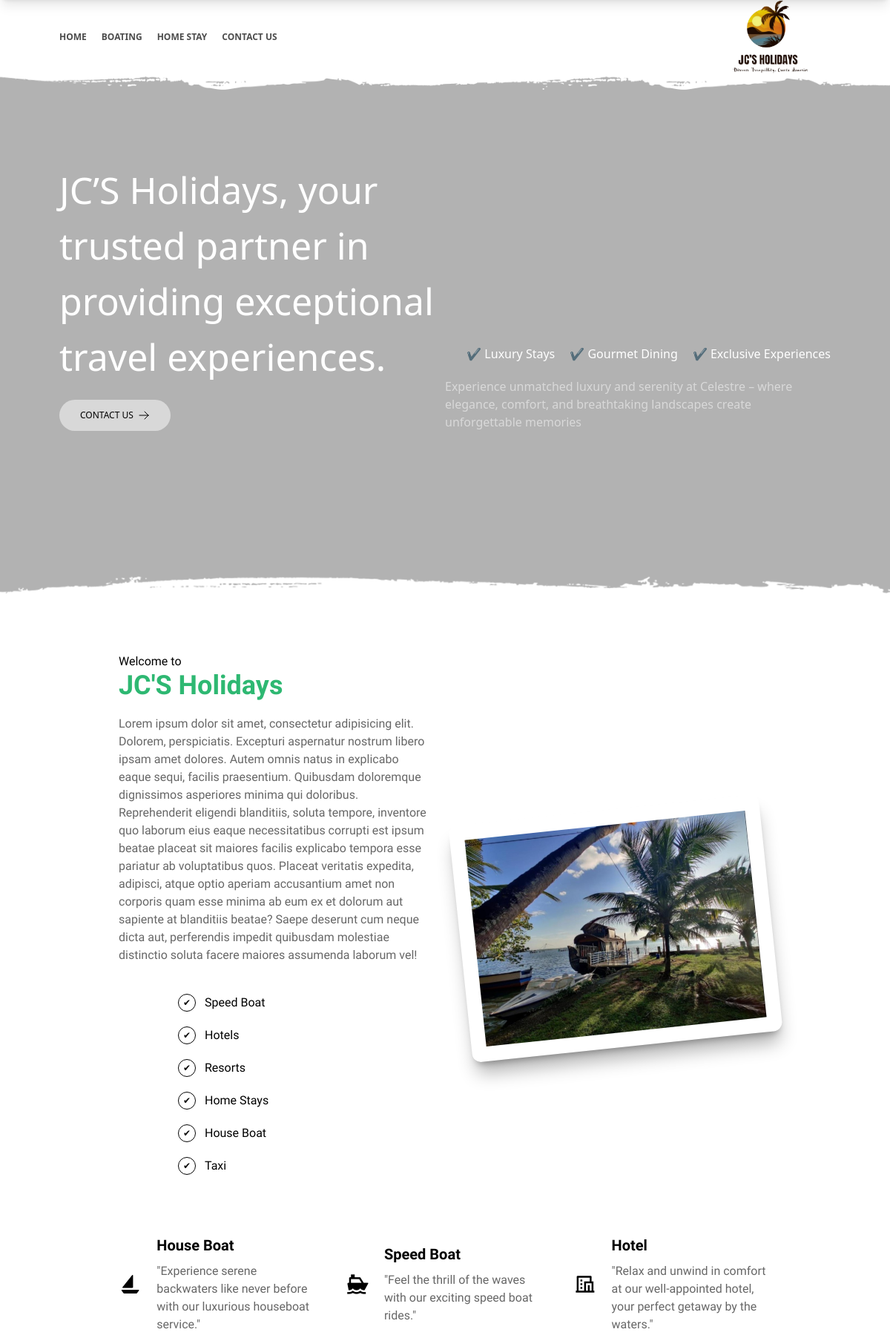
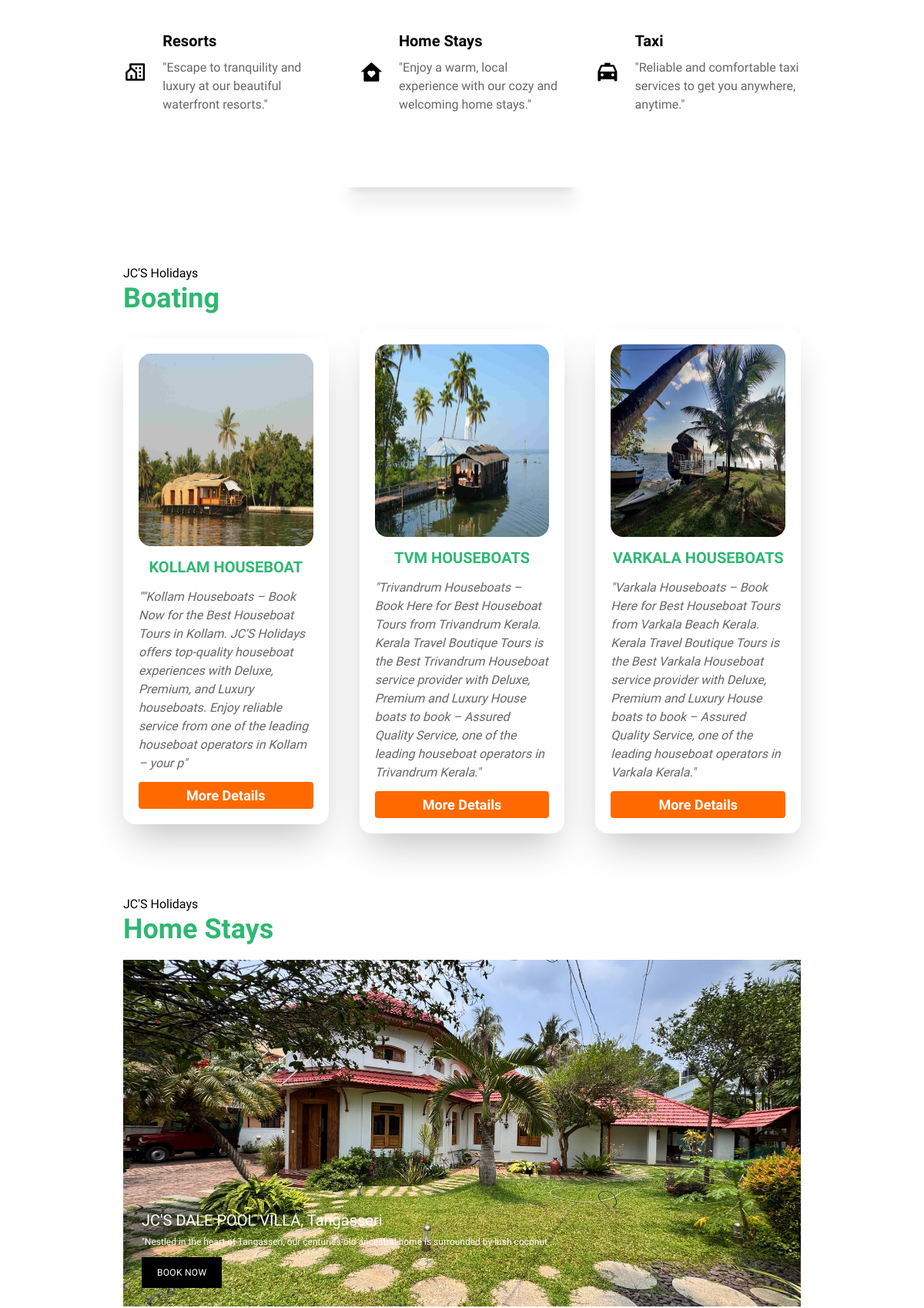
The page / (upper part) on the database its author committed (2 pictures, top to bottom).
### myapp/models.py (models this page shows, shortened)
class Boat(models.Model):
    slug = models.SlugField(unique=True)
    name = models.CharField(max_length=255)
    image = models.ImageField(upload_to='bots/', default=1)
    video_link = models.CharField(max_length=1255, default=1)
    short_desc = models.TextField(max_length=1255)

class Property(models.Model):
    slug = models.SlugField(unique=True)
    name = models.CharField(max_length=255)
    image = models.ImageField(upload_to='property/')
    short_desc = models.TextField(max_length=1255)

class ThumbnailImages(models.Model):
    section = models.ForeignKey(Property, on_delete=models.CASCADE, related_name='thumbnail')
    image = models.ImageField(upload_to='property/')

class DiscoverSection(models.Model):
    section = models.ForeignKey(Property, on_delete=models.CASCADE, related_name='discover')
    place_name = models.CharField(max_length=300)
    why_choose_place = models.TextField()

### myapp/views.py (the view)
# urls.py: path('', views.index, name='boat'),
def index(request):
    boats= Boat.objects.all()
    property = Property.objects.all()
    return render(request, 'index.html', {
        'boats': boats,
        'property': property,
    })

### templates/index.html (shortened to what this page needs)
{% load static %}
<!DOCTYPE html>
<html lang="en" class="scroll-smooth">
<head>
    <link href="https://cdn.jsdelivr.net/npm/remixicon@4.5.0/fonts/remixicon.css" rel="stylesheet"/>
    <link rel="stylesheet" href="{% static "css/main.css" %}">
    <link rel="stylesheet" href="{% static "css/style.css" %}">
</head>
<body class="overflow-x-hidden">
    <header>
        <div class="h-screen sm:h-[110vh] bg-cover bg-center relative">
            <video autoplay muted loop class="absolute top-0 left-0 w-full h-full object-cover">
                <source src="{% static "images/bg-vid-3.mp4" %}" type="video/mp4">
            </video>
            <div class="absolute top-0 left-0 w-full h-full bg-black opacity-30"></div>
            <div class="absolute top-0 z-10">
                <div class="flex flex-col">
                    <div class="h-[100px] bg-white w-screen px-5 sm:px-20 flex justify-between items-center text-[12px] font-bold text-black/70">
                        <div class="hidden md:flex gap-5">
                            <a class="hover:text-black transition ease-in duration-300 hover:text-shadow" href="">HOME</a>
                            <a class="hover:text-black transition ease-in duration-300 hover:text-shadow" href="#boating">BOATING</a>
                            <a class="hover:text-black transition ease-in duration-300 hover:text-shadow" href="#home">HOME STAY</a>
                            <a class="hover:text-black transition ease-in duration-300 hover:text-shadow" href="contact/">CONTACT US</a>
                        </div>
                        <img class="h-[100px]" src="{% static "images/jh.png" %}" alt="">
                    </div>
                    <div class="">
                        <img class="w-screen" src="{% static "images/bg-sldr.png" %}" alt="">
                    </div>
                </div>
            </div>
            <div class="absolute text-white flex h-full justify-center items-center">
                <div class="grid grid-cols-1 sm:grid-cols-2 mx-5 mt-30 sm:mx-20 sm:my-0 gap-10 sm:gap-0">
                    <div class="flex flex-col gap-10 sm:gap-5 mb-5 sm:mb-0">
                        <h1 class="text-[30px] sm:text-[50px] text-left heading">
                            JC’S Holidays, your trusted partner in providing exceptional travel experiences.
                        </h1>
                        <div class="w-[150px] bg-white/50 text-black px-7 py-3 rounded-full hover:bg-black/50 hover:text-white transition duration-300 text-[12px] font-medium flex justify-between items-center">
                            <a href="#contact">
                                CONTACT US
                            </a>
                            <svg xmlns="http://www.w3.org/2000/svg" fill="none" viewBox="0 0 24 24" stroke-width="1.5" stroke="currentColor" class="size-4">
                                <path stroke-linecap="round" stroke-linejoin="round" d="M13.5 4.5 21 12m0 0-7.5 7.5M21 12H3" />
                            </svg>
                        </div>
                    </div>
                    <div class="flex flex-col justify-end gap-10 sm:gap-5">
                        <div class="hidden sm:flex gap-5 justify-end heading">
                            <h1> &#10004; Luxury Stays</h1>
                            <h1> &#10004; Gourmet Dining</h1>
                            <h1> &#10004; Exclusive Experiences</h1>
                        </div>
                        <p class="text-left text-white/50">Experience unmatched luxury and serenity at Celestre – where elegance, comfort, and breathtaking landscapes create unforgettable memories</p>
                    </div>
                </div>
            </div>
            <div class="absolute bottom-0">
                <img class="w-screen" src="{% static "images/bg-nav.png" %}" alt="">
            </div>
        </div>
    </header>
    <div class="mx-5 sm:mx-40 my-10 sm:my-20 con">
        <div class="grid sm:grid-cols-2 gap-10">
            <div class="">
                <h4 class="">Welcome to</h4>
                <h5 class="text-4xl font-bold plex text-[#2eb872] mb-5">JC'S Holidays</h5>
                <p class="text-black/60">Lorem ipsum dolor sit amet, consectetur adipisicing elit. Dolorem, perspiciatis. Excepturi aspernatur nostrum libero ipsam amet dolores. Autem omnis natus in explicabo eaque sequi, facilis praesentium. Quibusdam doloremque dignissimos asperiores minima qui doloribus. Reprehenderit eligendi blanditiis, soluta tempore, inventore quo laborum eius eaque necessitatibus corrupti est ipsum beatae placeat sit maiores facilis explicabo tempora esse pariatur ab voluptatibus quos. Placeat veritatis expedita, adipisci, atque optio aperiam accusantium amet non corporis quam esse minima ab eum ex et dolorum aut sapiente at blanditiis beatae? Saepe deserunt cum neque dicta aut, perferendis impedit quibusdam molestiae distinctio soluta facere maiores assumenda laborum vel!</p>
                <div class="mx-5 sm:mx-20 my-5 sm:my-10 flex flex-col gap-5">
                    <div class="flex gap-3">
                        <div class="border rounded-full h-6 w-6 flex justify-center items-center text-[12px]">
                            &#10004;
                        </div>
                        <p>Speed Boat</p>
                    </div>
                    <div class="flex gap-3">
                        <div class="border rounded-full h-6 w-6 flex justify-center items-center text-[12px]">
                            &#10004;
                        </div>
                        <p>Hotels</p>
                    </div>
                    <div class="flex gap-3">
                        <div class="border rounded-full h-6 w-6 flex justify-center items-center text-[12px]">
                            &#10004;
                        </div>
                        <p>Resorts</p>
                    </div>
                    <div class="flex gap-3">
                        <div class="border rounded-full h-6 w-6 flex justify-center items-center text-[12px]">
                            &#10004;
                        </div>
                        <p>Home Stays</p>
                    </div>
                    <div class="flex gap-3">
                        <div class="border rounded-full h-6 w-6 flex justify-center items-center text-[12px]">
                            &#10004;
                        </div>
                        <p>House Boat</p>
                    </div>
                    <div class="flex gap-3">
                        <div class="border rounded-full h-6 w-6 flex justify-center items-center text-[12px]">
                            &#10004;
                        </div>
                        <p>Taxi</p>
                    </div>
                </div>
            </div>
            <div class=" flex justify-center items-center">
                <div class="sm:w-[600px] rounded-xl shadow-xl/30 p-5 -rotate-6">
                    <img src="{% static "images/img-2.jpeg" %}" alt="">
                </div>
            </div>
        </div>
        <div class="grid sm:grid-cols-3 gap-10 my-10" id="boating">
            <div class="flex gap-5 justify-center items-center">
                <div class="">
                    <i class="ri-sailboat-fill text-[30px]"></i>
                </div>
                <div class="flex flex-col gap-2">
                    <p class="text-[20px] font-bold">House Boat</p>
                    <p class="text-black/60">"Experience serene backwaters like never before with our luxurious houseboat service."</p>
                </div>
            </div>
            <div class="flex gap-5 justify-center items-center">
                <div class="">
                    <i class="ri-ship-2-fill text-[30px]"></i>
                </div>
                <div class="flex flex-col gap-2">
                    <p class="text-[20px] font-bold">Speed Boat</p>
                    <p class="text-black/60">"Feel the thrill of the waves with our exciting speed boat rides."</p>
                </div>
            </div>
            <div class="flex gap-5 justify-center items-center">
                <div class="">
                    <i class="ri-hotel-line text-[30px]"></i>
                </div>
                <div class="flex flex-col gap-2">
                    <p class="text-[20px] font-bold">Hotel</p>
                    <p class="text-black/60">"Relax and unwind in comfort at our well-appointed hotel, your perfect getaway by the waters."</p>
                </div>
            </div>
            <div class="flex gap-5 justify-center items-center">
                <div class="">
                    <i class="ri-community-line text-[30px]"></i>
                </div>
                <div class="flex flex-col gap-2">
                    <p class="text-[20px] font-bold">Resorts</p>
                    <p class="text-black/60">"Escape to tranquility and luxury at our beautiful waterfront resorts."</p>
                </div>
            </div>
            <div class="flex gap-5 justify-center items-center">
                <div class="">
                    <i class="ri-home-heart-fill text-[30px]"></i>
                </div>
                <div class="flex flex-col gap-2">
                    <p class="text-[20px] font-bold">Home Stays</p>
                    <p class="text-black/60">"Enjoy a warm, local experience with our cozy and welcoming home stays."</p>
                </div>
            </div>
            <div class="flex gap-5 justify-center items-center">
                <div class="">
                    <i class="ri-taxi-fill text-[30px]"></i>
                </div>
                <div class="flex flex-col gap-2">
                    <p class="text-[20px] font-bold">Taxi</p>
                    <p class="text-black/60">"Reliable and comfortable taxi services to get you anywhere, anytime."</p>
                </div>
            </div>
        </div>
    </div>
    <div class="flex justify-center items-center">
        <div class="shadow-xl/30 h-[15px] w-[300px] mb-5"></div>
    </div>
    <div class="mx-5 sm:mx-40 my-10 sm:my-20 con">
        <div class="col-span-3">
            <div class="">
                <h4 class="">JC'S Holidays</h4>
                <h5 class="text-4xl font-bold plex text-[#2eb872] mb-5">Boating</h5>
            </div>
        </div>
            <div class="grid sm:grid-cols-3 gap-10">
                {% for p in boats %}
                    <div class="flex justify-center items-center hover:scale-102 tansition duration-300">
                        <div class="p-5 shadow-2xl rounded-2xl">
                            <div class="flex flex-col gap-3 justify-center items-center text-black/60">
                                <img class="rounded-2xl h-[250px] w-full" src="{{ p.image.url }}" alt="">
                                <h5 class="text-[20px] text-[#2eb872] font-bold">{{ p.name }}</h5>
                                <p class="italic">"{{ p.short_desc }}"</p>
                                <a class="px-2 py-1 text-white bg-orange-500 font-bold rounded text-[18px] w-full flex justify-center items-center" href="{% url 'boat' slug=p.slug %}">
                                    <p>More Details</p>
                                </a>
                            </div>
                        </div>
                    </div>
                {% endfor %}
            </div>
    </div>
    <div class="mx-5 sm:mx-40 my-10 sm:my-20 con" id="home">
        <div class="">
            <h4 class="">JC'S Holidays</h4>
            <h5 class="text-4xl font-bold plex text-[#2eb872] mb-5">Home Stays</h5>
            {% for p in property %}
                <a href="{% url 'property' slug=p.slug %}" class="group relative block mb-5">
                    <div class="relative h-[350px] sm:h-[450px]">
                    {% if p.thumbnail.all|length > 0 %}
                        <img
                            src="{{ p.thumbnail.all.0.image.url }}"
                            alt=""
                            class="absolute inset-0 h-full w-full object-cover opacity-100 transition duration-300 group-hover:opacity-0"
                        />
                    {% endif %}
                    </div>
                    <div class="absolute inset-0 flex flex-col items-start justify-end p-6">
                    <h3 class="text-xl font-medium text-white">{{ p.name }},{% for b in p.discover.all %}
                            {{ b.place_name }}
                        {% endfor %}</h3>
                    <p class="mt-1.5 text-xs text-pretty text-white">
                        {{ p.short_desc|slice:":100" }}...
                    </p>
                    <span
                        class="mt-3 inline-block bg-black px-5 py-3 text-xs font-medium tracking-wide text-white uppercase"
                    >
                        Book Now
                    </span>
                    </div>
                </a>
            {% endfor %}
        </div>
    </div>
</body>
</html>

### static/css/style.css (style rules this page uses)
.plex { font-family: "IBM Plex Sans Condensed", sans-serif; }
.con { font-family: "Roboto Condensed", sans-serif; }

### rows shown on the page
Boat: image (picture), name "KOLLAM HOUSEBOAT", short_desc "\"Kollam Houseboats – Book Now for the Best Houseboat Tours in Kollam. JC'S Holidays offers top-quality houseboat experiences with Deluxe, Premium, and Luxury houseboats. Enjoy reliable service from one of the leading houseboat operators in Kollam – your p"
Boat: image (picture), name "TVM HOUSEBOATS", short_desc "Trivandrum Houseboats – Book Here for Best Houseboat Tours from Trivandrum Kerala. Kerala Travel Boutique Tours is the Best Trivandrum Houseboat service provider with Deluxe, Premium and Luxury House boats to book – Assured Quality Service, one of the leading houseboat operators in Trivandrum Kerala."
Boat: image (picture), name "VARKALA HOUSEBOATS", short_desc "Varkala Houseboats – Book Here for Best Houseboat Tours from Varkala Beach Kerala. Kerala Travel Boutique Tours is the Best Varkala Houseboat service provider with Deluxe, Premium and Luxury House boats to book – Assured Quality Service, one of the leading houseboat operators in Varkala Kerala."
Property: thumbnail.all.0.image (picture), name "JC'S DALE POOL VILLA", short_desc "\"Nestled in the heart of Tangasseri, our centuries-old ancestral home is surrounded by lush coconut"
DiscoverSection: place_name "Tangasseri"
